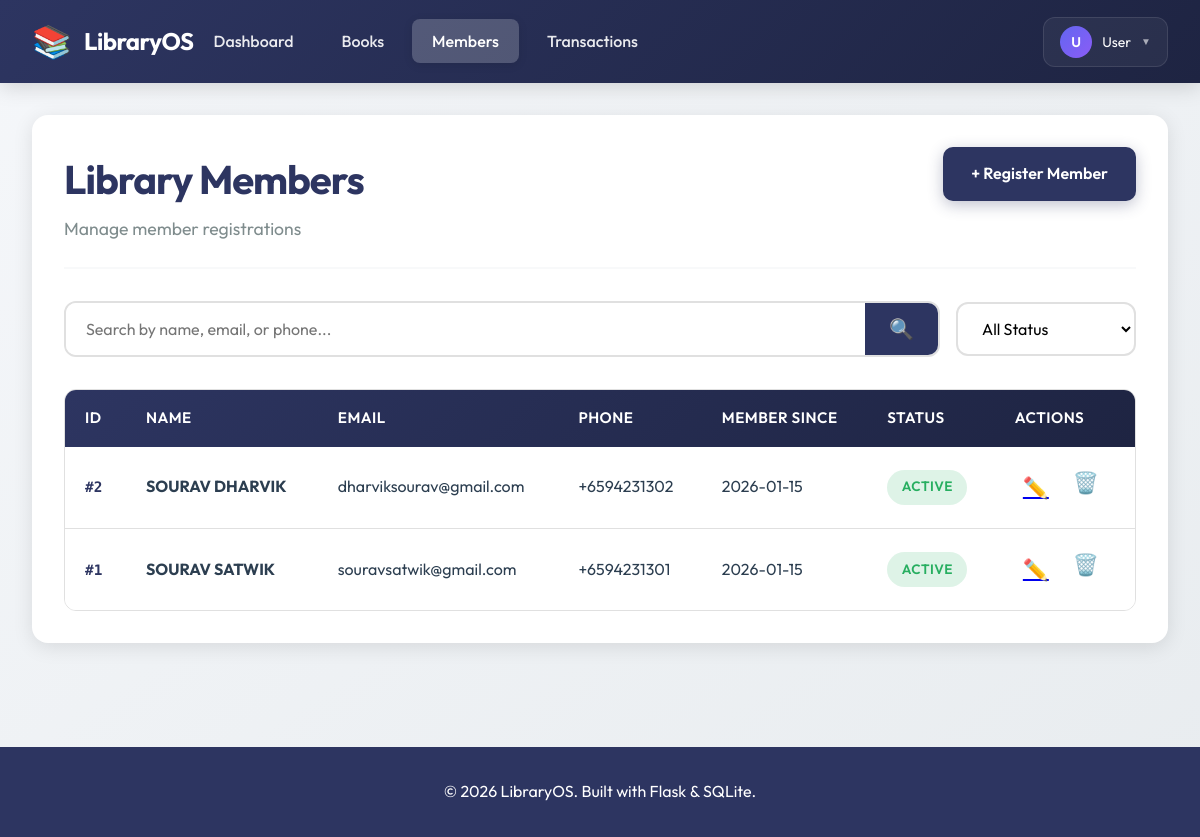
/members, run on the app's committed database.
### tables this page shows
CREATE TABLE members (
                id INTEGER PRIMARY KEY AUTOINCREMENT,
                name TEXT NOT NULL,
                email TEXT UNIQUE NOT NULL,
                phone TEXT,
                address TEXT,
                membership_date DATE DEFAULT CURRENT_DATE,
                status TEXT DEFAULT 'active',
                created_at TIMESTAMP DEFAULT CURRENT_TIMESTAMP
            );

### app.py (the view)
@app.route('/members')
def members():
    search = request.args.get('search', '')
    status = request.args.get('status', '')
    with get_db() as conn:
        cursor = conn.cursor()
        query = 'SELECT * FROM members WHERE 1=1'
        params = []
        if search:
            query += ' AND (name LIKE ? OR email LIKE ? OR phone LIKE ?)'
            params.extend([f'%{search}%', f'%{search}%', f'%{search}%'])
        if status:
            query += ' AND status = ?'
            params.append(status)
        query += ' ORDER BY name'
        members = cursor.execute(query, params).fetchall()
    return render_template('members.html', members=members, search=search, selected_status=status)

### app.py (called while the page is built)
@app.before_request
def before_request():
    g.start_time = time.time()
    logger.info(f"Request: {request.method} {request.path} - IP: {request.remote_addr}")
    if request.args:
        logger.debug(f"Query params: {dict(request.args)}")

@app.after_request
def after_request(response):
    duration = time.time() - g.get('start_time', time.time())
    logger.info(
        f"Response: {request.method} {request.path} - "
        f"Status: {response.status_code} - Duration: {duration:.3f}s"
    )
    return response

@contextmanager
def get_db():
    logger.debug(f"Opening database connection to {DATABASE}")
    conn = sqlite3.connect(DATABASE)
    conn.row_factory = sqlite3.Row
    try:
        yield conn
    except sqlite3.Error as e:
        logger.error(f"Database error: {str(e)}")
        raise
    finally:
        conn.close()
        logger.debug("Database connection closed")

### templates/members.html (shortened to what this page needs)
{% extends "base.html" %}
{% block content %}
<div class="page">
    <div class="page-header">
        <div>
            <h1 class="page-title">Library Members</h1>
            <p class="page-subtitle">Manage member registrations</p>
        </div>
        <a href="{{ url_for('add_member') }}" class="btn btn-primary">+ Register Member</a>
    </div>
    <div class="filters-section">
        <form method="get" class="filter-form">
            <div class="search-box">
                <input type="text" name="search" placeholder="Search by name, email, or phone..."
                       value="{{ search }}" class="search-input">
                <button type="submit" class="search-btn">🔍</button>
            </div>
            <select name="status" class="filter-select" onchange="this.form.submit()">
                <option value="">All Status</option>
            </select>
        </form>
    </div>
    {% if members %}
    <div class="table-container">
        <table class="data-table">
            <thead>
                <tr>
                    <th>ID</th>
                    <th>Name</th>
                    <th>Email</th>
                    <th>Phone</th>
                    <th>Member Since</th>
                    <th>Status</th>
                    <th>Actions</th>
                </tr>
            </thead>
            <tbody>
                {% for member in members %}
                <tr>
                    <td><span class="mono">#{{ member.id }}</span></td>
                    <td><strong>{{ member.name }}</strong></td>
                    <td>{{ member.email }}</td>
                    <td>{{ member.phone or '-' }}</td>
                    <td>{{ member.membership_date }}</td>
                    <td>
                        <span class="status-badge status-{{ member.status }}">
                            {{ member.status }}
                        </span>
                    </td>
                    <td>
                        <div class="action-buttons">
                            <a href="{{ url_for('edit_member', member_id=member.id) }}" class="btn-icon" title="Edit">✏️</a>
                            <form method="post" action="{{ url_for('delete_member', member_id=member.id) }}"
                                  style="display: inline;" onsubmit="return confirm('Are you sure you want to delete this member?');">
                                <button type="submit" class="btn-icon" title="Delete">🗑️</button>
                            </form>
                        </div>
                    </td>
                </tr>
                {% endfor %}
            </tbody>
        </table>
    </div>
    {% else %}
    <div class="empty-state">
        <div class="empty-icon">👥</div>
        <p class="empty-text">No members found</p>
        <a href="{{ url_for('add_member') }}" class="btn btn-primary">Register First Member</a>
    </div>
    {% endif %}
</div>
{% endblock %}

### templates/base.html (shortened to what this page needs)
<!DOCTYPE html>
<html lang="en">
<head>
    <link rel="stylesheet" href="{{ url_for('static', filename='css/style.css') }}">
</head>
<body>
    <nav class="navbar">
        <div class="nav-container">
            <div class="nav-brand">
                <span class="brand-icon">📚</span>
                <span class="brand-text">LibraryOS</span>
            </div>
            <ul class="nav-menu">
                <li><a href="{{ url_for('index') }}" class="nav-link {% if request.endpoint == 'index' %}active{% endif %}">Dashboard</a></li>
                <li><a href="{{ url_for('books') }}" class="nav-link {% if request.endpoint in ['books', 'add_book', 'edit_book'] %}active{% endif %}">Books</a></li>
                <li><a href="{{ url_for('members') }}" class="nav-link {% if request.endpoint in ['members', 'add_member', 'edit_member'] %}active{% endif %}">Members</a></li>
                <li><a href="{{ url_for('transactions') }}" class="nav-link {% if request.endpoint in ['transactions', 'issue_book'] %}active{% endif %}">Transactions</a></li>
            </ul>
            <div class="nav-user">
                <div class="user-dropdown">
                    <button class="user-btn">
                        <span class="user-avatar">{{ session.get('username', 'U')[0]|upper }}</span>
                        <span class="user-name">{{ session.get('username', 'User') }}</span>
                        <span class="dropdown-arrow">▼</span>
                    </button>
                </div>
            </div>
        </div>
    </nav>
    <main class="main-content">
        {% block content %}{% endblock %}
    </main>
    <footer class="footer">
        <p>&copy; 2026 LibraryOS. Built with Flask & SQLite.</p>
    </footer>
</body>
</html>

### static/css/style.css (style rules this page uses)
:root { --primary: #2d3561; --primary-dark: #1e2442; --secondary: #f39c12; --success: #27ae60; --info: #3498db; --warning: #e74c3c; --dark: #1a1a2e; --light: #f8f9fa; --border: #e0e0e0; --shadow: rgba(0, 0, 0, 0.1); --shadow-lg: rgba(0, 0, 0, 0.15); --text: #2c3e50; --text-muted: #7f8c8d; --bg-hover: #f5f6fa; --gradient: linear-gradient(135deg, var(--primary) 0%, var(--primary-dark) 100%); }
* { margin: 0; padding: 0; box-sizing: border-box; }
body { font-family: 'Outfit', -apple-system, BlinkMacSystemFont, 'Segoe UI', sans-serif; background: linear-gradient(to bottom right, #f5f7fa 0%, #e8ecef 100%); color: var(--text); line-height: 1.6; min-height: 100vh; }
.mono { font-family: 'Space Mono', monospace; font-size: 0.9em; color: var(--primary); font-weight: 600; }
.navbar { background: var(--gradient); color: white; padding: 0; box-shadow: 0 4px 20px var(--shadow-lg); position: sticky; top: 0; z-index: 1000; }
.nav-container { max-width: 1400px; margin: 0 auto; display: flex; justify-content: space-between; align-items: center; padding: 1rem 2rem; }
.nav-brand { display: flex; align-items: center; gap: 0.75rem; font-size: 1.5rem; font-weight: 700; }
.brand-icon { font-size: 2rem; }
.brand-text { letter-spacing: -0.5px; }
.nav-menu { display: flex; list-style: none; gap: 0.5rem; }
.nav-link { color: rgba(255, 255, 255, 0.9); text-decoration: none; padding: 0.75rem 1.25rem; border-radius: 8px; font-weight: 500; transition: all 0.3s ease; position: relative; }
.nav-link.active { background: rgba(255, 255, 255, 0.2); color: white; box-shadow: 0 2px 10px rgba(0, 0, 0, 0.1); }
.main-content { max-width: 1400px; margin: 0 auto; padding: 2rem; min-height: calc(100vh - 200px); }
.page { background: white; border-radius: 16px; padding: 2rem; box-shadow: 0 4px 20px var(--shadow); }
.page-header { display: flex; justify-content: space-between; align-items: flex-start; margin-bottom: 2rem; padding-bottom: 1.5rem; border-bottom: 2px solid var(--light); }
.page-title { font-size: 2.5rem; font-weight: 700; color: var(--primary); margin-bottom: 0.25rem; letter-spacing: -1px; }
.page-subtitle { color: var(--text-muted); font-size: 1.1rem; }
.filters-section { margin-bottom: 2rem; }
.filter-form { display: flex; gap: 1rem; align-items: center; }
.search-box { flex: 1; display: flex; background: white; border: 2px solid var(--border); border-radius: 12px; overflow: hidden; transition: all 0.3s ease; }
.search-input { flex: 1; padding: 0.875rem 1.25rem; border: none; font-size: 1rem; font-family: inherit; }
.search-btn { background: var(--primary); color: white; border: none; padding: 0.875rem 1.5rem; cursor: pointer; font-size: 1.25rem; transition: all 0.3s ease; }
.filter-select { padding: 0.875rem 1.25rem; border: 2px solid var(--border); border-radius: 12px; font-size: 1rem; font-family: inherit; background: white; cursor: pointer; transition: all 0.3s ease; min-width: 180px; }
.table-container { overflow-x: auto; border-radius: 12px; border: 1px solid var(--border); }
.data-table { width: 100%; border-collapse: collapse; background: white; }
.data-table thead { background: var(--gradient); color: white; }
.data-table th { padding: 1rem 1.25rem; text-align: left; font-weight: 600; font-size: 0.95rem; text-transform: uppercase; letter-spacing: 0.5px; }
.data-table td { padding: 1rem 1.25rem; border-bottom: 1px solid var(--border); }
.data-table tbody tr { transition: all 0.2s ease; }
.data-table tbody tr:last-child td { border-bottom: none; }
.status-badge { display: inline-block; padding: 0.4rem 0.9rem; border-radius: 20px; font-size: 0.85rem; font-weight: 600; text-transform: uppercase; letter-spacing: 0.5px; }
.status-active, .status-issued { background: rgba(39, 174, 96, 0.15); color: var(--success); }
.btn { display: inline-block; padding: 0.875rem 1.75rem; border: none; border-radius: 10px; font-size: 1rem; font-weight: 600; text-decoration: none; cursor: pointer; transition: all 0.3s ease; font-family: inherit; }
.btn-primary { background: var(--primary); color: white; box-shadow: 0 4px 15px rgba(45, 53, 97, 0.3); }
.action-buttons { display: flex; gap: 0.5rem; }
.btn-icon { background: none; border: none; font-size: 1.3rem; cursor: pointer; padding: 0.5rem; border-radius: 6px; transition: all 0.2s ease; }
.footer { background: var(--primary); color: white; text-align: center; padding: 2rem; margin-top: 4rem; }

### data on the page
members: id "2", name "SOURAV DHARVIK", email "dharviksourav@gmail.com", phone "+6594231302", membership_date "2026-01-15", status "ACTIVE"
members: id "1", name "SOURAV SATWIK", email "souravsatwik@gmail.com", phone "+6594231301", membership_date "2026-01-15", status "ACTIVE"

### other printed values
{{ session.get('username', 'U')[0]|upper }} "U"
{{ session.get('username', 'User') }} "User"
